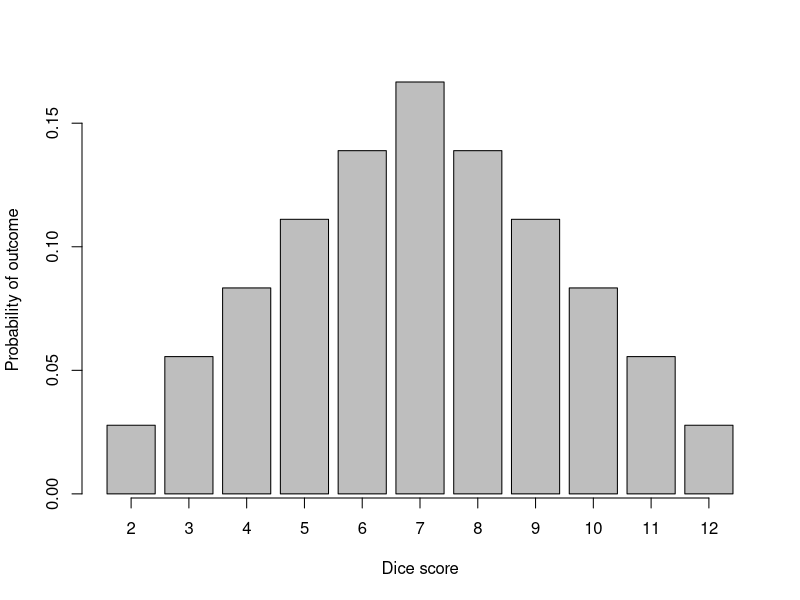
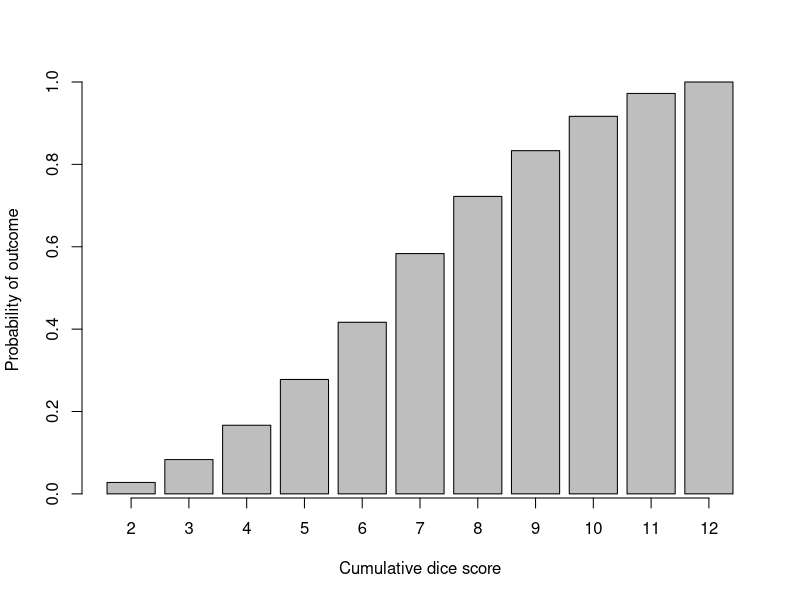
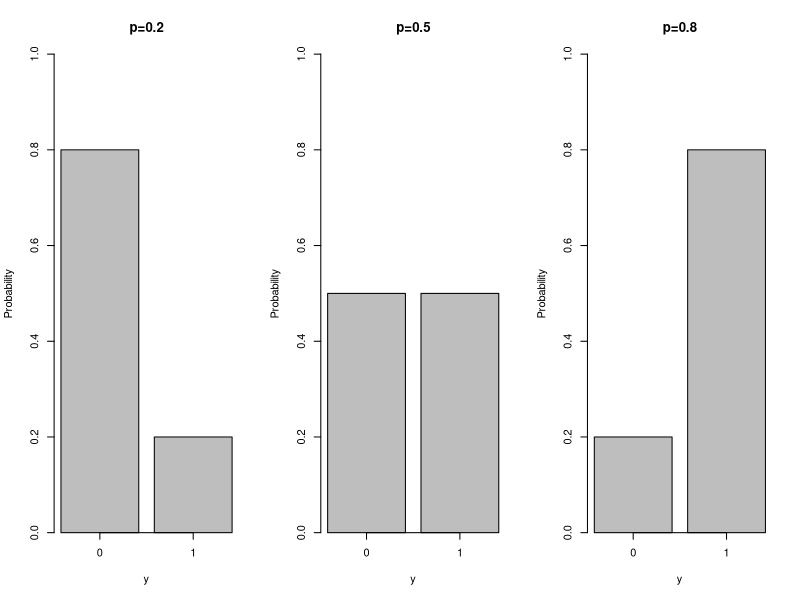
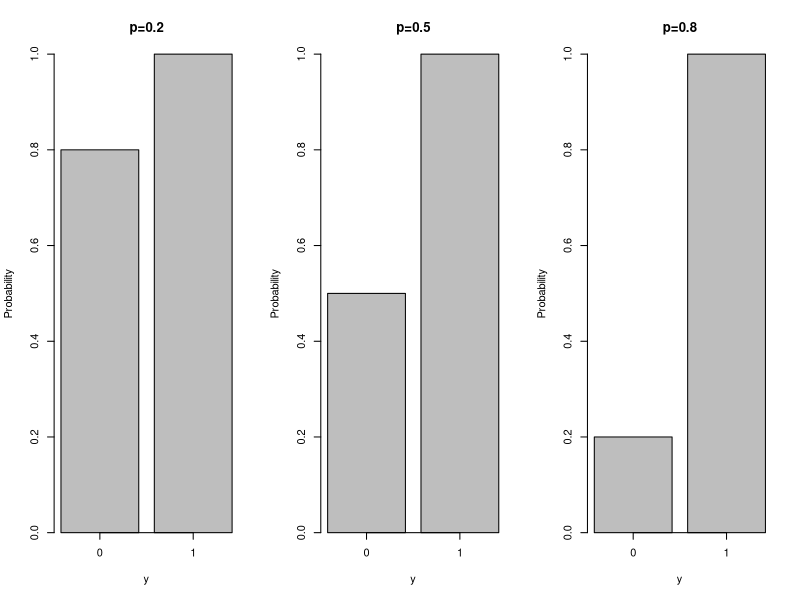

Write R code to recreate these figures, in order.
## ---- chunk 1
y <- c(1:6,5:1)/36
names(y) <- c(2:12)
yBarplot <- barplot(y, xlab="Dice score", ylab="Probability of outcome")
axis(1, at=yBarplot, labels=FALSE)
## ---- chunk 2
yBarplot <- barplot(cumsum(y), xlab="Cumulative dice score", ylab="Probability of outcome")
axis(1, at=yBarplot, labels=FALSE)
## ---- chunk 3
par(mfcol=c(1,3))
test <- barplot(dbinom(c(0,1), size=1, prob=0.2), ylim=c(0,1),
                ylab="Probability",xlab="y",
                main="p=0.2")
axis(side=1,at=test,labels=c(0,1))

test <- barplot(dbinom(c(0,1), size=1, prob=0.5), ylim=c(0,1),
                ylab="Probability",xlab="y",
                main="p=0.5")
axis(side=1,at=test,labels=c(0,1))

test <- barplot(dbinom(c(0,1), size=1, prob=0.8), ylim=c(0,1),
                ylab="Probability",xlab="y",
                main="p=0.8")
axis(side=1,at=test,labels=c(0,1))
## ---- chunk 4
par(mfcol=c(1,3))
test <- barplot(pbinom(c(0,1), size=1, prob=0.2), ylim=c(0,1),
                ylab="Probability",xlab="y",
                main="p=0.2")
axis(side=1,at=test,labels=c(0,1))

test <- barplot(pbinom(c(0,1), size=1, prob=0.5), ylim=c(0,1),
                ylab="Probability",xlab="y",
                main="p=0.5")
axis(side=1,at=test,labels=c(0,1))

test <- barplot(pbinom(c(0,1), size=1, prob=0.8), ylim=c(0,1),
                ylab="Probability",xlab="y",
                main="p=0.8")
axis(side=1,at=test,labels=c(0,1))
